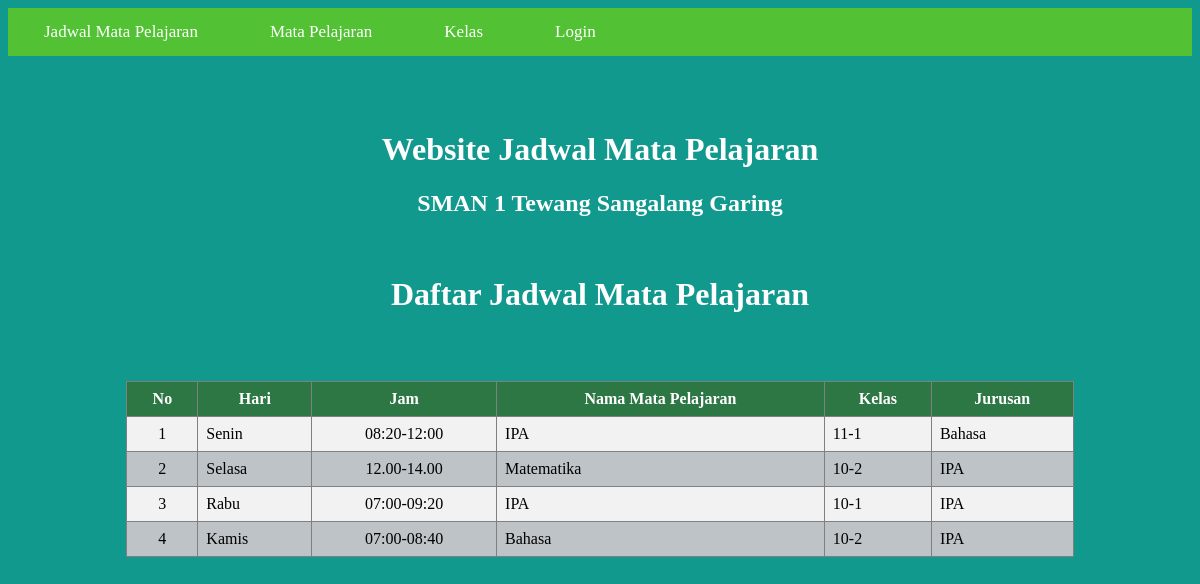
The page / on the database its author committed.
### tables this page shows
CREATE TABLE `tabel_jadwal_mapel` (
  `id_jadwal` int(3) NOT NULL,
  `hari` varchar(7) NOT NULL,
  `jam` varchar(15) NOT NULL,
  `id_mapel` int(3) NOT NULL,
  `id_kelas` int(3) NOT NULL
);

CREATE TABLE `tabel_mapel` (
  `id_mapel` int(3) NOT NULL,
  `nama_mapel` varchar(30) NOT NULL,
  `jumlah_jam` int(2) NOT NULL
);

CREATE TABLE `tabel_kelas` (
  `id_kelas` int(5) NOT NULL,
  `kelas` varchar(5) NOT NULL,
  `jurusan` varchar(15) NOT NULL
);

### koneksi.php (called while the page is built, shortened)
<?php
class database{
	var $host = "localhost";
	var $username = "root";
	var $password = "";
	var $database = "sman1tewangsangalang";
	var $koneksi = "";
	function __construct(){
		$this->koneksi = mysqli_connect($this->host, $this->username, $this->password,$this->database);
	}
	function tampil_jadwal()
	{
		$data = mysqli_query($this->koneksi,"SELECT j.id_jadwal, hari, jam, m.id_mapel, nama_mapel, k.id_kelas, kelas, jurusan
		FROM tabel_jadwal_mapel j
		JOIN tabel_mapel m ON j.id_mapel = m.id_mapel
		JOIN tabel_kelas k ON j.id_kelas = k.id_kelas
		ORDER BY id_jadwal");
		while($row = mysqli_fetch_array($data)){
			$hasil[] = $row;
		}
		return $hasil;
	}
}
?>

### index.php (the view, shortened to what this page needs)
<?php
include('koneksi.php');
$db = new database();
$data_jadwal = $db->tampil_jadwal();
?>
<!DOCTYPE html>
<html>
<head>
</head>
<body bgcolor="#11998e">
	<?php
	include('navbar2.php');
	?>
	<br><br><br>
    <center><h1>Website Jadwal Mata Pelajaran</h1><center>
	<center><h2>SMAN 1 Tewang Sangalang Garing</h2><center>
    <br>
    <center><h1>Daftar Jadwal Mata Pelajaran</h1><center>
	<br><br>
	<table border="1">
		<tr >
			<th style="text-align: center">No</th>
			<th style="text-align: center">Hari</th>
			<th style="text-align: center">Jam</th>
			<th style="text-align: center">Nama Mata Pelajaran</th>
			<th style="text-align: center">Kelas</th>
			<th style="text-align: center">Jurusan</th>
		</tr>
		<?php
		$no = 1;
		foreach($data_jadwal as $row){
			?>
			<tr>
				<td style="text-align: center"><?php echo $no++; ?></td>
				<td><?php echo $row['hari']; ?></td>
				<td style="text-align: center"><?php echo $row['jam']; ?></td>
				<td><?php echo $row['nama_mapel']; ?></td>
				<td><?php echo $row['kelas']; ?></td>
				<td><?php echo $row['jurusan']; ?></td>
			</tr>
			<?php
		}
		?>
	</table>
</body>
</html>

### navbar2.php (shortened to what this page needs)
<ul>
    <li><a href="index.php">Jadwal Mata Pelajaran</a></li>
    <li><a href="tampil_mapel.php">Mata Pelajaran</a></li>
    <li><a href="tampil_kelas.php">Kelas</a></li>
    <li><a href="logout.php">Login</a></li>
</ul>

### index.php (style rules this page uses)
* { font-family: "Montserrat"; }
table { border-collapse: collapse; width: 80%; margin: 10px auto 10px auto; }
h1, h2 { color: #fff; }
th, td { text-align: left; padding: 8px; }
tr:nth-child(even) { background-color: #f2f2f2 }
tr:nth-child(odd) { background-color: #bdc3c7 }
th { background-color: #2C7744; color: white; }
a { background-color: #52c234 ; color: #fff; padding: 7px; text-decoration: none; font-size: 12px; }

### navbar2.php (style rules this page uses)
ul { list-style-type: none; margin: 0; padding: 0; overflow: hidden; background-color: #52c234; font-family: Arial, Helvetica, sans-serif; }
li { float: left; }
li a { display: block; color: white; text-align: center; padding: 14px 36px; text-decoration: none; font-size: 17px; }

### rows shown on the page
tabel_jadwal_mapel: hari "Senin", jam "08:20-12:00", id_mapel.nama_mapel "IPA", id_kelas.kelas "11-1", id_kelas.jurusan "Bahasa"
tabel_jadwal_mapel: hari "Selasa", jam "12.00-14.00", id_mapel.nama_mapel "Matematika", id_kelas.kelas "10-2", id_kelas.jurusan "IPA"
tabel_jadwal_mapel: hari "Rabu", jam "07:00-09:20", id_mapel.nama_mapel "IPA", id_kelas.kelas "10-1", id_kelas.jurusan "IPA"
tabel_jadwal_mapel: hari "Kamis", jam "07:00-08:40", id_mapel.nama_mapel "Bahasa", id_kelas.kelas "10-2", id_kelas.jurusan "IPA"
